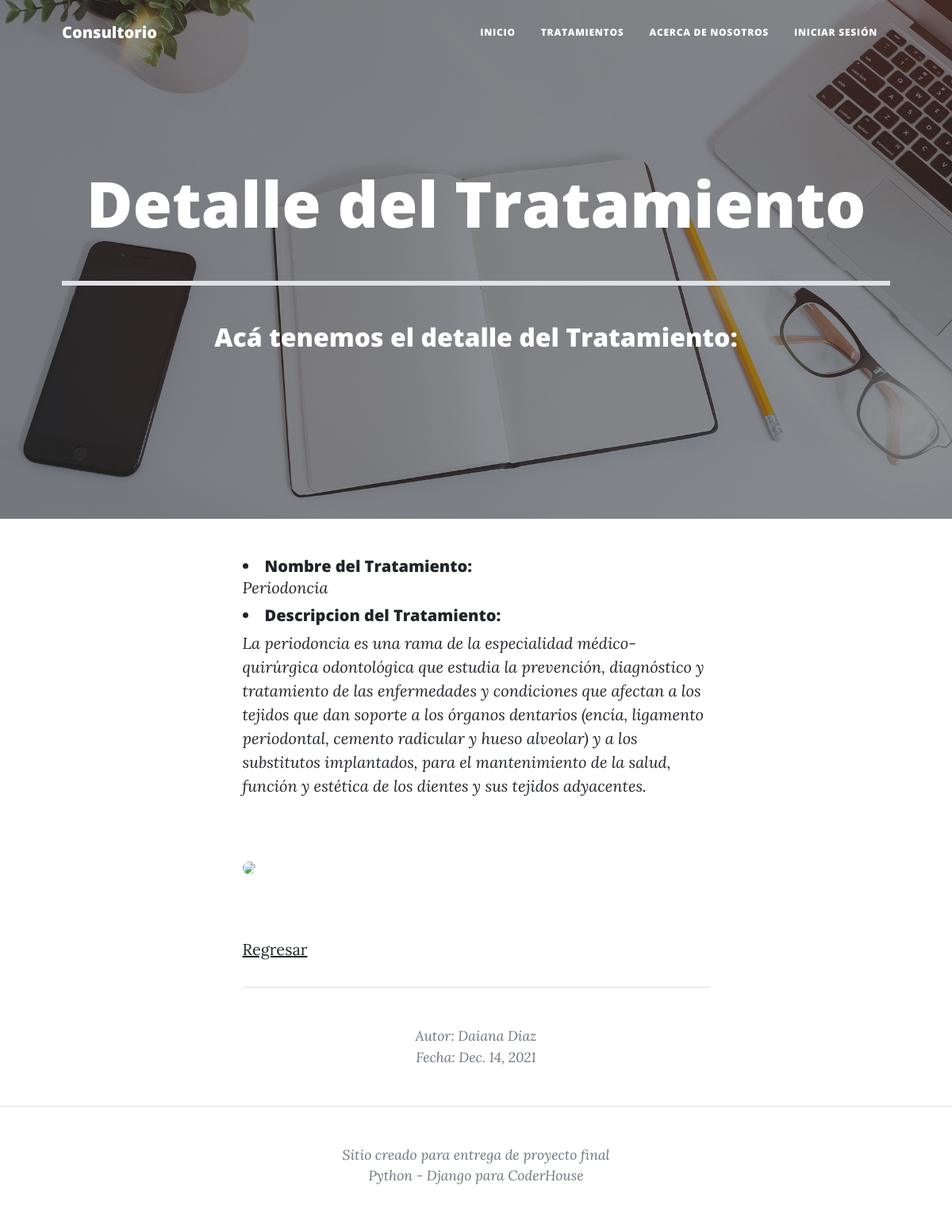
The page /pages/3 on the database its author committed.
### paginas/models.py (models this page shows)
class TratamientoOdontologico(models.Model):
    tratamiento = models.CharField(max_length=40)
    contenido = models.CharField(max_length=400)
    autor = models.CharField(max_length=40)
    fecha = models.DateField()

### paginas/views.py (the view)
# urls.py: re_path(r'^(?P<pk>\d+)$', views.TratamientosOdontologicosDetalle.as_view(), name='detalleTratamientos'),
class TratamientosOdontologicosDetalle(DetailView):
    model = TratamientoOdontologico
    template_name = "paginas/detalleTratamientos.html"

### paginas/templates/paginas/detalleTratamientos.html (shortened to what this page needs)
{% extends "paginas/padre.html" %}
{% load static %}
        {% block titulo %}
            <h1 class="mb-1">Detalle del Tratamiento</h1>
            <br>
            <hr size="8px" color="black" />
            <br>
            <h2>Acá tenemos el detalle del Tratamiento:</h2>
        {% endblock %}
        {% block contenido %}
          <h5 class="my-0 py-0"><li>Nombre del Tratamiento:</li></h5>  <i> {{ tratamientoodontologico.tratamiento }}</i>
          <h5 class="my-2"><li>Descripcion del Tratamiento:</li></h5>  <i> {{ tratamientoodontologico.contenido }}</i></p>
          {% if tratamientoodontologico.tratamiento == "Periodoncia" %}
          <div class="col-4">
            <img class="img-fluid rounded-circle py-5" src="https://customdental.cat/wp-content/uploads/2020/06/Periodoncia-TEMP-1024x683.jpg" />
          </div>
          {% endif %}
          <p>
            <a href="{% url 'listaTratamientos' %}">Regresar</a>
          </p>
          <footer class="border-top">
            <div class="container px-4 px-lg-5">
                <div class="row gx-4 gx-lg-5 justify-content-center">
                    <div class="col-md-10 col-lg-8 col-xl-7">
                        <div class="small text-center text-muted fst-italic">Autor: {{ tratamientoodontologico.autor }} <br> Fecha: {{ tratamientoodontologico.fecha }}</div>
                    </div>
                </div>
            </div>
        </footer>
        {% endblock %}

### rows shown on the page
TratamientoOdontologico: tratamiento "Periodoncia", contenido "La periodoncia es una rama de la especialidad médico-quirúrgica odontológica que estudia la prevención, diagnóstico y tratamiento de las enfermedades y condiciones que afectan a los tejidos que dan soporte a los órganos dentarios (encía, ligamento periodontal, cemento radicular y hueso alveolar) y a los substitutos implantados, para el mantenimiento de la salud, función y estética de los dientes y sus tejidos adyacentes.", autor "Daiana Diaz", fecha "Dec. 14, 2021"
